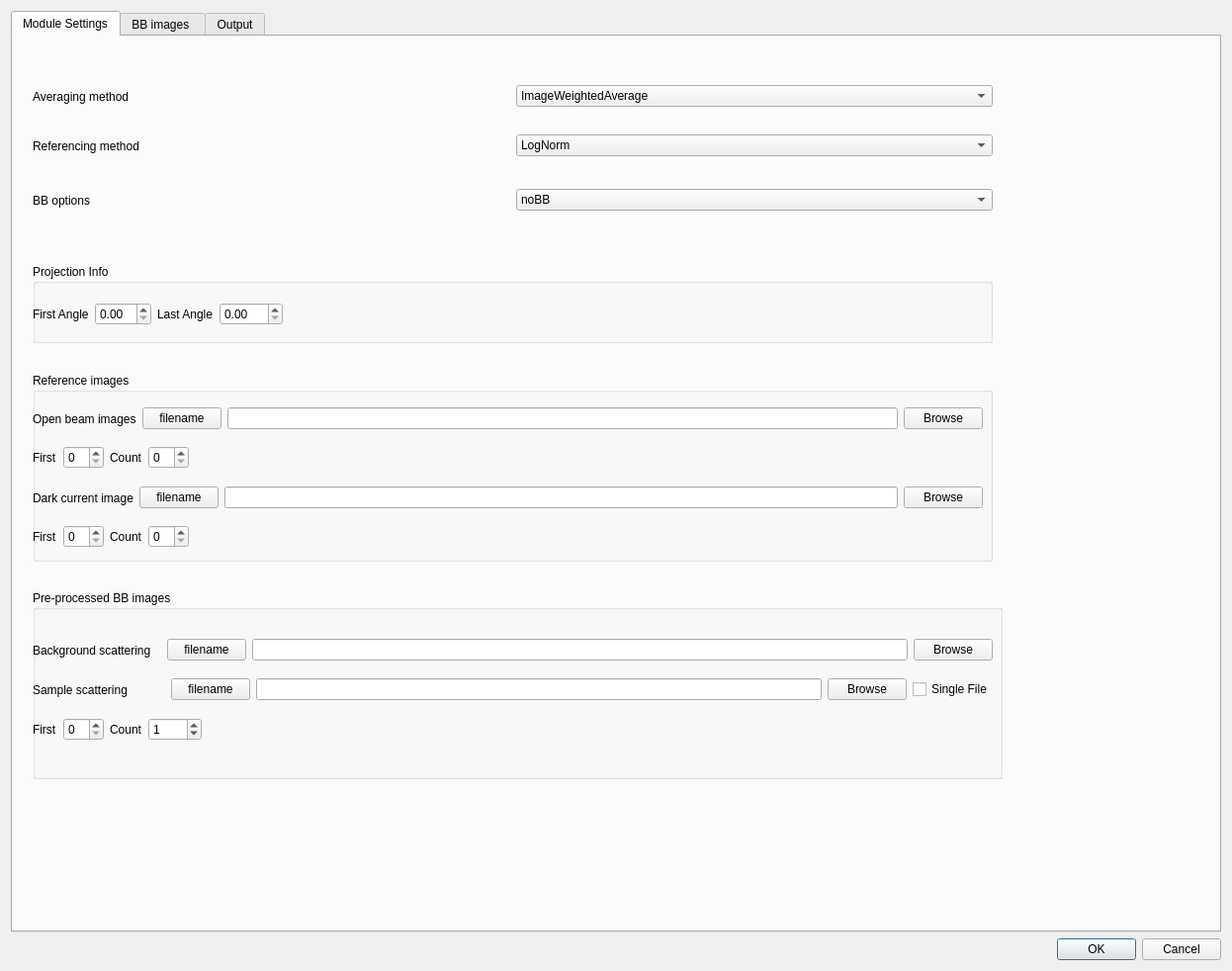
<?xml version="1.0" encoding="UTF-8"?>
<ui version="4.0">
 <class>BBLogNormDlg</class>
 <widget class="QDialog" name="BBLogNormDlg">
  <property name="geometry">
   <rect>
    <x>0</x>
    <y>0</y>
    <width>1246</width>
    <height>982</height>
   </rect>
  </property>
  <property name="sizePolicy">
   <sizepolicy hsizetype="Preferred" vsizetype="Fixed">
    <horstretch>0</horstretch>
    <verstretch>0</verstretch>
   </sizepolicy>
  </property>
  <property name="windowTitle">
   <string>Configure BB log norm</string>
  </property>
  <layout class="QVBoxLayout" name="verticalLayout_2">
   <item>
    <widget class="QTabWidget" name="tabWidget">
     <property name="currentIndex">
      <number>0</number>
     </property>
     <widget class="QWidget" name="tab">
      <attribute name="title">
       <string>Module Settings</string>
      </attribute>
      <widget class="QWidget" name="horizontalLayoutWidget_5">
       <property name="geometry">
        <rect>
         <x>20</x>
         <y>40</y>
         <width>971</width>
         <height>41</height>
        </rect>
       </property>
       <layout class="QHBoxLayout" name="horizontalLayout_5">
        <item>
         <widget class="QLabel" name="label_17">
          <property name="text">
           <string>Averaging method</string>
          </property>
         </widget>
        </item>
        <item>
         <widget class="QComboBox" name="combo_averagingMethod">
          <property name="toolTip">
           <string>Selects image combination method</string>
          </property>
          <property name="currentText">
           <string>ImageWeightedAverage</string>
          </property>
          <property name="currentIndex">
           <number>0</number>
          </property>
          <item>
           <property name="text">
            <string>ImageWeightedAverage</string>
           </property>
          </item>
          <item>
           <property name="text">
            <string>ImageAverage</string>
           </property>
          </item>
          <item>
           <property name="text">
            <string>ImageMedian</string>
           </property>
          </item>
          <item>
           <property name="text">
            <string>ImageMax</string>
           </property>
          </item>
          <item>
           <property name="text">
            <string>ImageMin</string>
           </property>
          </item>
          <item>
           <property name="text">
            <string>ImageSum</string>
           </property>
          </item>
         </widget>
        </item>
       </layout>
      </widget>
      <widget class="QWidget" name="horizontalLayoutWidget_6">
       <property name="geometry">
        <rect>
         <x>20</x>
         <y>90</y>
         <width>971</width>
         <height>41</height>
        </rect>
       </property>
       <layout class="QHBoxLayout" name="horizontalLayout_6">
        <item>
         <widget class="QLabel" name="label_19">
          <property name="text">
           <string>Referencing method </string>
          </property>
         </widget>
        </item>
        <item>
         <widget class="QComboBox" name="combo_referencingmethod">
          <property name="toolTip">
           <string>Selects whether the referencing is computed including the -log operation or not</string>
          </property>
          <property name="editable">
           <bool>false</bool>
          </property>
          <property name="currentText">
           <string>LogNorm</string>
          </property>
          <item>
           <property name="text">
            <string>LogNorm</string>
           </property>
          </item>
          <item>
           <property name="text">
            <string>Norm</string>
           </property>
          </item>
         </widget>
        </item>
       </layout>
      </widget>
      <widget class="QWidget" name="horizontalLayoutWidget_7">
       <property name="geometry">
        <rect>
         <x>20</x>
         <y>140</y>
         <width>971</width>
         <height>51</height>
        </rect>
       </property>
       <layout class="QHBoxLayout" name="horizontalLayout_7">
        <item>
         <widget class="QLabel" name="label_20">
          <property name="text">
           <string>BB options</string>
          </property>
         </widget>
        </item>
        <item>
         <widget class="QComboBox" name="combo_BBoptions">
          <property name="toolTip">
           <string>Selects the BB options, to be chosen according to the acquired BB images</string>
          </property>
          <property name="editable">
           <bool>false</bool>
          </property>
          <property name="currentText">
           <string>noBB</string>
          </property>
          <item>
           <property name="text">
            <string>noBB</string>
           </property>
          </item>
          <item>
           <property name="text">
            <string>Interpolate</string>
           </property>
          </item>
          <item>
           <property name="text">
            <string>Average</string>
           </property>
          </item>
          <item>
           <property name="text">
            <string>OneToOne</string>
           </property>
          </item>
          <item>
           <property name="text">
            <string>ExternalBB</string>
           </property>
          </item>
         </widget>
        </item>
       </layout>
      </widget>
      <widget class="QGroupBox" name="group_externalBB">
       <property name="geometry">
        <rect>
         <x>20</x>
         <y>560</y>
         <width>981</width>
         <height>191</height>
        </rect>
       </property>
       <property name="title">
        <string>Pre-processed BB images </string>
       </property>
       <widget class="QWidget" name="horizontalLayoutWidget_4">
        <property name="geometry">
         <rect>
          <x>0</x>
          <y>80</y>
          <width>971</width>
          <height>41</height>
         </rect>
        </property>
        <layout class="QHBoxLayout" name="horizontalLayout_12">
         <item>
          <widget class="QLabel" name="label_25">
           <property name="text">
            <string>Sample scattering</string>
           </property>
          </widget>
         </item>
         <item>
          <spacer name="horizontalSpacer_11">
           <property name="orientation">
            <enum>Qt::Horizontal</enum>
           </property>
           <property name="sizeType">
            <enum>QSizePolicy::Minimum</enum>
           </property>
           <property name="sizeHint" stdset="0">
            <size>
             <width>38</width>
             <height>20</height>
            </size>
           </property>
          </spacer>
         </item>
         <item>
          <widget class="QPushButton" name="pushButton_ext_sample_back">
           <property name="text">
            <string>filename</string>
           </property>
          </widget>
         </item>
         <item>
          <widget class="QLineEdit" name="edit_BB_external"/>
         </item>
         <item>
          <widget class="QPushButton" name="button_BBexternal_path">
           <property name="toolTip">
            <string>&lt;html&gt;&lt;head/&gt;&lt;body&gt;&lt;p&gt;Browse to select the externally computed sample scattering images. They should be as many as the projection images. &lt;/p&gt;&lt;/body&gt;&lt;/html&gt;</string>
           </property>
           <property name="text">
            <string>Browse</string>
           </property>
          </widget>
         </item>
         <item>
          <widget class="QCheckBox" name="check_singleext">
           <property name="text">
            <string>Single File</string>
           </property>
          </widget>
         </item>
        </layout>
       </widget>
       <widget class="QWidget" name="horizontalLayoutWidget_9">
        <property name="geometry">
         <rect>
          <x>0</x>
          <y>120</y>
          <width>971</width>
          <height>41</height>
         </rect>
        </property>
        <layout class="QHBoxLayout" name="horizontalLayout_13">
         <item>
          <widget class="QLabel" name="label_26">
           <property name="text">
            <string>First</string>
           </property>
          </widget>
         </item>
         <item>
          <widget class="QSpinBox" name="spin_first_extBB">
           <property name="toolTip">
            <string>&lt;html&gt;&lt;head/&gt;&lt;body&gt;&lt;p&gt;First index of the sample scattering image files. &lt;/p&gt;&lt;/body&gt;&lt;/html&gt;</string>
           </property>
          </widget>
         </item>
         <item>
          <widget class="QLabel" name="label_27">
           <property name="text">
            <string>Count</string>
           </property>
          </widget>
         </item>
         <item>
          <widget class="QSpinBox" name="spin_count_ext_BB">
           <property name="toolTip">
            <string>&lt;html&gt;&lt;head/&gt;&lt;body&gt;&lt;p&gt;Number of images&lt;/p&gt;&lt;/body&gt;&lt;/html&gt;</string>
           </property>
           <property name="maximum">
            <number>9999</number>
           </property>
           <property name="value">
            <number>1</number>
           </property>
          </widget>
         </item>
         <item>
          <spacer name="horizontalSpacer_10">
           <property name="orientation">
            <enum>Qt::Horizontal</enum>
           </property>
           <property name="sizeHint" stdset="0">
            <size>
             <width>40</width>
             <height>20</height>
            </size>
           </property>
          </spacer>
         </item>
        </layout>
       </widget>
       <widget class="QWidget" name="horizontalLayoutWidget_11">
        <property name="geometry">
         <rect>
          <x>0</x>
          <y>40</y>
          <width>971</width>
          <height>41</height>
         </rect>
        </property>
        <layout class="QHBoxLayout" name="horizontalLayout_14">
         <item>
          <widget class="QLabel" name="label_28">
           <property name="text">
            <string>Background scattering</string>
           </property>
          </widget>
         </item>
         <item>
          <spacer name="horizontalSpacer_9">
           <property name="orientation">
            <enum>Qt::Horizontal</enum>
           </property>
           <property name="sizeType">
            <enum>QSizePolicy::Fixed</enum>
           </property>
           <property name="sizeHint" stdset="0">
            <size>
             <width>10</width>
             <height>20</height>
            </size>
           </property>
          </spacer>
         </item>
         <item>
          <widget class="QPushButton" name="pushButton_ext_back">
           <property name="text">
            <string>filename</string>
           </property>
          </widget>
         </item>
         <item>
          <widget class="QLineEdit" name="edit_OBBB_ext"/>
         </item>
         <item>
          <widget class="QPushButton" name="button_OB_BB_ext">
           <property name="toolTip">
            <string>&lt;html&gt;&lt;head/&gt;&lt;body&gt;&lt;p&gt;Browse to select the externally computed background scattering image. A single file is expected. &lt;/p&gt;&lt;/body&gt;&lt;/html&gt;</string>
           </property>
           <property name="text">
            <string>Browse</string>
           </property>
          </widget>
         </item>
        </layout>
       </widget>
      </widget>
      <widget class="QGroupBox" name="groupBox_7">
       <property name="geometry">
        <rect>
         <x>20</x>
         <y>340</y>
         <width>971</width>
         <height>191</height>
        </rect>
       </property>
       <property name="title">
        <string>Reference images</string>
       </property>
       <widget class="QWidget" name="horizontalLayoutWidget">
        <property name="geometry">
         <rect>
          <x>0</x>
          <y>30</y>
          <width>961</width>
          <height>33</height>
         </rect>
        </property>
        <layout class="QHBoxLayout" name="horizontalLayout_21">
         <item>
          <widget class="QLabel" name="label_8">
           <property name="text">
            <string>Open beam images</string>
           </property>
          </widget>
         </item>
         <item>
          <widget class="QPushButton" name="pushButton_OB">
           <property name="text">
            <string>filename</string>
           </property>
          </widget>
         </item>
         <item>
          <widget class="QLineEdit" name="edit_OBfilename"/>
         </item>
         <item>
          <widget class="QPushButton" name="pushButton_browseOB">
           <property name="text">
            <string>Browse</string>
           </property>
          </widget>
         </item>
        </layout>
       </widget>
       <widget class="QWidget" name="horizontalLayoutWidget_2">
        <property name="geometry">
         <rect>
          <x>0</x>
          <y>70</y>
          <width>961</width>
          <height>32</height>
         </rect>
        </property>
        <layout class="QHBoxLayout" name="horizontalLayout_22">
         <item>
          <widget class="QLabel" name="label_32">
           <property name="text">
            <string>First</string>
           </property>
          </widget>
         </item>
         <item>
          <widget class="QSpinBox" name="spinBox_firstOB"/>
         </item>
         <item>
          <widget class="QLabel" name="label_33">
           <property name="text">
            <string>Count</string>
           </property>
          </widget>
         </item>
         <item>
          <widget class="QSpinBox" name="spinBox_OBCounts"/>
         </item>
         <item>
          <spacer name="horizontalSpacer">
           <property name="orientation">
            <enum>Qt::Horizontal</enum>
           </property>
           <property name="sizeHint" stdset="0">
            <size>
             <width>40</width>
             <height>20</height>
            </size>
           </property>
          </spacer>
         </item>
        </layout>
       </widget>
       <widget class="QWidget" name="horizontalLayoutWidget_3">
        <property name="geometry">
         <rect>
          <x>0</x>
          <y>110</y>
          <width>961</width>
          <height>33</height>
         </rect>
        </property>
        <layout class="QHBoxLayout" name="horizontalLayout_23">
         <item>
          <widget class="QLabel" name="label_34">
           <property name="text">
            <string>Dark current image</string>
           </property>
          </widget>
         </item>
         <item>
          <widget class="QPushButton" name="pushButton_DC">
           <property name="text">
            <string>filename</string>
           </property>
          </widget>
         </item>
         <item>
          <widget class="QLineEdit" name="edit_DCfilename"/>
         </item>
         <item>
          <widget class="QPushButton" name="pushButton_browseDC">
           <property name="text">
            <string>Browse</string>
           </property>
          </widget>
         </item>
        </layout>
       </widget>
       <widget class="QWidget" name="horizontalLayoutWidget_8">
        <property name="geometry">
         <rect>
          <x>0</x>
          <y>150</y>
          <width>961</width>
          <height>32</height>
         </rect>
        </property>
        <layout class="QHBoxLayout" name="horizontalLayout_24">
         <item>
          <widget class="QLabel" name="label_35">
           <property name="text">
            <string>First</string>
           </property>
          </widget>
         </item>
         <item>
          <widget class="QSpinBox" name="spinBox_firstDC"/>
         </item>
         <item>
          <widget class="QLabel" name="label_36">
           <property name="text">
            <string>Count</string>
           </property>
          </widget>
         </item>
         <item>
          <widget class="QSpinBox" name="spinBox_CountDC"/>
         </item>
         <item>
          <spacer name="horizontalSpacer_2">
           <property name="orientation">
            <enum>Qt::Horizontal</enum>
           </property>
           <property name="sizeHint" stdset="0">
            <size>
             <width>40</width>
             <height>20</height>
            </size>
           </property>
          </spacer>
         </item>
        </layout>
       </widget>
      </widget>
      <widget class="QGroupBox" name="groupBox_8">
       <property name="geometry">
        <rect>
         <x>20</x>
         <y>230</y>
         <width>971</width>
         <height>80</height>
        </rect>
       </property>
       <property name="title">
        <string>Projection Info</string>
       </property>
       <widget class="QWidget" name="horizontalLayoutWidget_10">
        <property name="geometry">
         <rect>
          <x>0</x>
          <y>30</y>
          <width>961</width>
          <height>41</height>
         </rect>
        </property>
        <layout class="QHBoxLayout" name="horizontalLayout_26">
         <item>
          <widget class="QLabel" name="label_37">
           <property name="text">
            <string>First Angle</string>
           </property>
          </widget>
         </item>
         <item>
          <widget class="QDoubleSpinBox" name="doubleSpinBox_firstangle"/>
         </item>
         <item>
          <widget class="QLabel" name="label_38">
           <property name="text">
            <string>Last Angle</string>
           </property>
          </widget>
         </item>
         <item>
          <widget class="QDoubleSpinBox" name="doubleSpinBox_lastangle">
           <property name="maximum">
            <double>999.990000000000009</double>
           </property>
          </widget>
         </item>
         <item>
          <spacer name="horizontalSpacer_3">
           <property name="orientation">
            <enum>Qt::Horizontal</enum>
           </property>
           <property name="sizeHint" stdset="0">
            <size>
             <width>40</width>
             <height>20</height>
            </size>
           </property>
          </spacer>
         </item>
        </layout>
       </widget>
      </widget>
     </widget>
     <widget class="QWidget" name="tab_2">
      <attribute name="title">
       <string>BB images </string>
      </attribute>
      <layout class="QVBoxLayout" name="verticalLayout_3">
       <item>
        <widget class="QGroupBox" name="groupBox">
         <property name="title">
          <string>Open beam images with BB</string>
         </property>
         <layout class="QVBoxLayout" name="verticalLayout_5">
          <item>
           <layout class="QHBoxLayout" name="horizontalLayout_25">
            <item>
             <layout class="QVBoxLayout" name="verticalLayout_8">
              <item>
               <layout class="QHBoxLayout" name="horizontalLayout_17">
                <item>
                 <widget class="QPushButton" name="pushButton_filenameOBBB">
                  <property name="toolTip">
                   <string>&lt;html&gt;&lt;head/&gt;&lt;body&gt;&lt;p&gt;click to copy the filename&lt;/p&gt;&lt;/body&gt;&lt;/html&gt;</string>
                  </property>
                  <property name="text">
                   <string>filename</string>
                  </property>
                 </widget>
                </item>
                <item>
                 <widget class="QLineEdit" name="edit_OB_BB_mask"/>
                </item>
                <item>
                 <widget class="QPushButton" name="button_OBBBpath">
                  <property name="acceptDrops">
                   <bool>false</bool>
                  </property>
                  <property name="toolTip">
                   <string>Browse to select the open beam with black body images </string>
                  </property>
                  <property name="text">
                   <string>Browse</string>
                  </property>
                 </widget>
                </item>
               </layout>
              </item>
              <item>
               <layout class="QHBoxLayout" name="horizontalLayout">
                <item>
                 <widget class="QLabel" name="label">
                  <property name="minimumSize">
                   <size>
                    <width>0</width>
                    <height>0</height>
                   </size>
                  </property>
                  <property name="maximumSize">
                   <size>
                    <width>50</width>
                    <height>100</height>
                   </size>
                  </property>
                  <property name="text">
                   <string>First</string>
                  </property>
                 </widget>
                </item>
                <item>
                 <widget class="QSpinBox" name="spinFirstOBBB">
                  <property name="minimumSize">
                   <size>
                    <width>0</width>
                    <height>0</height>
                   </size>
                  </property>
                  <property name="toolTip">
                   <string>&lt;html&gt;&lt;head/&gt;&lt;body&gt;&lt;p&gt;First index of the open beam images with BB&lt;/p&gt;&lt;/body&gt;&lt;/html&gt;</string>
                  </property>
                  <property name="maximum">
                   <number>9999</number>
                  </property>
                 </widget>
                </item>
                <item>
                 <widget class="QLabel" name="label_2">
                  <property name="text">
                   <string>Count</string>
                  </property>
                 </widget>
                </item>
                <item>
                 <widget class="QSpinBox" name="spinCountsOBBB">
                  <property name="toolTip">
                   <string>&lt;html&gt;&lt;head/&gt;&lt;body&gt;&lt;p&gt;Number of open beam images with BB&lt;/p&gt;&lt;/body&gt;&lt;/html&gt;</string>
                  </property>
                  <property name="maximum">
                   <number>9999</number>
                  </property>
                 </widget>
                </item>
                <item>
                 <widget class="QPushButton" name="buttonPreviewOBBB">
                  <property name="toolTip">
                   <string>&lt;html&gt;&lt;head/&gt;&lt;body&gt;&lt;p&gt;click to Preview&lt;/p&gt;&lt;/body&gt;&lt;/html&gt;</string>
                  </property>
                  <property name="text">
                   <string>Preview</string>
                  </property>
                 </widget>
                </item>
                <item>
                 <spacer name="horizontalSpacer_12">
                  <property name="orientation">
                   <enum>Qt::Horizontal</enum>
                  </property>
                  <property name="sizeHint" stdset="0">
                   <size>
                    <width>40</width>
                    <height>20</height>
                   </size>
                  </property>
                 </spacer>
                </item>
               </layout>
              </item>
             </layout>
            </item>
            <item>
             <widget class="QtAddons::uxROIWidget" name="roiwidget_BB" native="true">
              <property name="minimumSize">
               <size>
                <width>220</width>
                <height>150</height>
               </size>
              </property>
             </widget>
            </item>
           </layout>
          </item>
         </layout>
        </widget>
       </item>
       <item>
        <widget class="QGroupBox" name="groupBox_2">
         <property name="title">
          <string>Sample images with BB</string>
         </property>
         <layout class="QVBoxLayout" name="verticalLayout_4">
          <item>
           <layout class="QHBoxLayout" name="horizontalLayout_4">
            <item>
             <layout class="QVBoxLayout" name="verticalLayout_7">
              <item>
               <layout class="QHBoxLayout" name="horizontalLayout_16">
                <item>
                 <widget class="QPushButton" name="pushButton_filenameBB">
                  <property name="toolTip">
                   <string>&lt;html&gt;&lt;head/&gt;&lt;body&gt;&lt;p&gt;click to copy the filename&lt;/p&gt;&lt;/body&gt;&lt;/html&gt;</string>
                  </property>
                  <property name="text">
                   <string>filename</string>
                  </property>
                 </widget>
                </item>
                <item>
                 <widget class="QLineEdit" name="edit_sample_BB_mask"/>
                </item>
                <item>
                 <widget class="QPushButton" name="button_sampleBBpath">
                  <property name="acceptDrops">
                   <bool>false</bool>
                  </property>
                  <property name="toolTip">
                   <string>&lt;html&gt;&lt;head/&gt;&lt;body&gt;&lt;p&gt;Browse to select the sample images with BB&lt;/p&gt;&lt;/body&gt;&lt;/html&gt;</string>
                  </property>
                  <property name="text">
                   <string>Browse</string>
                  </property>
                 </widget>
                </item>
               </layout>
              </item>
              <item>
               <layout class="QHBoxLayout" name="horizontalLayout_3">
                <item>
                 <widget class="QLabel" name="label_9">
                  <property name="minimumSize">
                   <size>
                    <width>0</width>
                    <height>0</height>
                   </size>
                  </property>
                  <property name="maximumSize">
                   <size>
                    <width>50</width>
                    <height>100</height>
                   </size>
                  </property>
                  <property name="text">
                   <string>First</string>
                  </property>
                 </widget>
                </item>
                <item>
                 <widget class="QSpinBox" name="spinFirstsampleBB">
                  <property name="minimumSize">
                   <size>
                    <width>0</width>
                    <height>0</height>
                   </size>
                  </property>
                  <property name="acceptDrops">
                   <bool>false</bool>
                  </property>
                  <property name="toolTip">
                   <string>&lt;html&gt;&lt;head/&gt;&lt;body&gt;&lt;p&gt;first index of the sample images with BB&lt;/p&gt;&lt;p&gt;&lt;br/&gt;&lt;/p&gt;&lt;/body&gt;&lt;/html&gt;</string>
                  </property>
                  <property name="maximum">
                   <number>9999</number>
                  </property>
                 </widget>
                </item>
                <item>
                 <widget class="QLabel" name="label_10">
                  <property name="text">
                   <string>Count</string>
                  </property>
                 </widget>
                </item>
                <item>
                 <widget class="QSpinBox" name="spinCountsampleBB">
                  <property name="toolTip">
                   <string>&lt;html&gt;&lt;head/&gt;&lt;body&gt;&lt;p&gt;Number of sample images with BB&lt;/p&gt;&lt;/body&gt;&lt;/html&gt;</string>
                  </property>
                  <property name="maximum">
                   <number>9999</number>
                  </property>
                 </widget>
                </item>
                <item>
                 <widget class="QPushButton" name="buttonPreviewsampleBB">
                  <property name="toolTip">
                   <string>&lt;html&gt;&lt;head/&gt;&lt;body&gt;&lt;p&gt;Click to Preview&lt;/p&gt;&lt;/body&gt;&lt;/html&gt;</string>
                  </property>
                  <property name="text">
                   <string>Preview</string>
                  </property>
                 </widget>
                </item>
                <item>
                 <spacer name="horizontalSpacer_15">
                  <property name="orientation">
                   <enum>Qt::Horizontal</enum>
                  </property>
                  <property name="sizeHint" stdset="0">
                   <size>
                    <width>40</width>
                    <height>20</height>
                   </size>
                  </property>
                 </spacer>
                </item>
               </layout>
              </item>
              <item>
               <layout class="QHBoxLayout" name="horizontalLayout_10">
                <item>
                 <widget class="QLabel" name="label_21">
                  <property name="text">
                   <string>first Scan Angle</string>
                  </property>
                 </widget>
                </item>
                <item>
                 <widget class="QDoubleSpinBox" name="spinFirstAngle">
                  <property name="toolTip">
                   <string>&lt;html&gt;&lt;head/&gt;&lt;body&gt;&lt;p&gt;projection angle corresponding to the first sample image with BB&lt;/p&gt;&lt;/body&gt;&lt;/html&gt;</string>
                  </property>
                  <property name="maximum">
                   <double>9999.989999999999782</double>
                  </property>
                 </widget>
                </item>
                <item>
                 <widget class="QLabel" name="label_22">
                  <property name="text">
                   <string>last Scan Angle</string>
                  </property>
                 </widget>
                </item>
                <item>
                 <widget class="QDoubleSpinBox" name="spinLastAngle">
                  <property name="cursor">
                   <cursorShape>CrossCursor</cursorShape>
                  </property>
                  <property name="toolTip">
                   <string>&lt;html&gt;&lt;head/&gt;&lt;body&gt;&lt;p&gt;projection angle corresponding to the last sample image with BB&lt;/p&gt;&lt;/body&gt;&lt;/html&gt;</string>
                  </property>
                  <property name="maximum">
                   <double>9999.989999999999782</double>
                  </property>
                 </widget>
                </item>
                <item>
                 <spacer name="horizontalSpacer_7">
                  <property name="orientation">
                   <enum>Qt::Horizontal</enum>
                  </property>
                  <property name="sizeHint" stdset="0">
                   <size>
                    <width>40</width>
                    <height>20</height>
                   </size>
                  </property>
                 </spacer>
                </item>
               </layout>
              </item>
             </layout>
            </item>
            <item>
             <widget class="QtAddons::uxROIWidget" name="roiwidget_doseROI" native="true">
              <property name="minimumSize">
               <size>
                <width>220</width>
                <height>150</height>
               </size>
              </property>
             </widget>
            </item>
           </layout>
          </item>
         </layout>
        </widget>
       </item>
       <item>
        <layout class="QHBoxLayout" name="horizontalLayout_15">
         <item>
          <widget class="QGroupBox" name="groupBox_4">
           <property name="sizePolicy">
            <sizepolicy hsizetype="MinimumExpanding" vsizetype="Preferred">
             <horstretch>0</horstretch>
             <verstretch>0</verstretch>
            </sizepolicy>
           </property>
           <property name="title">
            <string>Open beam with BBs</string>
           </property>
           <layout class="QHBoxLayout" name="horizontalLayout_2">
            <item>
             <widget class="QtAddons::ImageViewerWidget" name="ob_bb_Viewer" native="true">
              <property name="minimumSize">
               <size>
                <width>256</width>
                <height>256</height>
               </size>
              </property>
             </widget>
            </item>
           </layout>
          </widget>
         </item>
         <item>
          <widget class="QGroupBox" name="groupBox_5">
           <property name="sizePolicy">
            <sizepolicy hsizetype="MinimumExpanding" vsizetype="Preferred">
             <horstretch>0</horstretch>
             <verstretch>0</verstretch>
            </sizepolicy>
           </property>
           <property name="title">
            <string>Sample image with BBs</string>
           </property>
           <layout class="QHBoxLayout" name="horizontalLayout_19">
            <item>
             <widget class="QtAddons::ImageViewerWidget" name="sample_bb_Viewer" native="true">
              <property name="minimumSize">
               <size>
                <width>256</width>
                <height>256</height>
               </size>
              </property>
             </widget>
            </item>
           </layout>
          </widget>
         </item>
         <item>
          <widget class="QGroupBox" name="groupBox_6">
           <property name="title">
            <string>BB mask</string>
           </property>
           <layout class="QHBoxLayout" name="horizontalLayout_20">
            <item>
             <widget class="QtAddons::ImageViewerWidget" name="mask_Viewer" native="true">
              <property name="sizePolicy">
               <sizepolicy hsizetype="MinimumExpanding" vsizetype="Preferred">
                <horstretch>0</horstretch>
                <verstretch>0</verstretch>
               </sizepolicy>
              </property>
              <property name="minimumSize">
               <size>
                <width>256</width>
                <height>256</height>
               </size>
              </property>
             </widget>
            </item>
           </layout>
          </widget>
         </item>
        </layout>
       </item>
       <item>
        <widget class="QGroupBox" name="groupBox_3">
         <property name="sizePolicy">
          <sizepolicy hsizetype="Minimum" vsizetype="Minimum">
           <horstretch>0</horstretch>
           <verstretch>0</verstretch>
          </sizepolicy>
         </property>
         <property name="title">
          <string>Parameters</string>
         </property>
         <layout class="QVBoxLayout" name="verticalLayout">
          <item>
           <layout class="QHBoxLayout" name="horizontalLayout_9">
            <item>
             <widget class="QComboBox" name="comboBox_maskmethod">
              <property name="minimumSize">
               <size>
                <width>200</width>
                <height>0</height>
               </size>
              </property>
              <item>
               <property name="text">
                <string>Otsu mask segmentation</string>
               </property>
              </item>
              <item>
               <property name="text">
                <string>Manual threshold</string>
               </property>
              </item>
              <item>
               <property name="text">
                <string>Used defined mask</string>
               </property>
              </item>
              <item>
               <property name="text">
                <string>Reference free mask segmentation</string>
               </property>
              </item>
             </widget>
            </item>
            <item>
             <widget class="QLabel" name="label_16">
              <property name="text">
               <string>radius</string>
              </property>
             </widget>
            </item>
            <item>
             <widget class="QSpinBox" name="spinRadius">
              <property name="toolTip">
               <string>&lt;html&gt;&lt;head/&gt;&lt;body&gt;&lt;p&gt;select the dimensions of the BBs in the mask&lt;/p&gt;&lt;/body&gt;&lt;/html&gt;</string>
              </property>
             </widget>
            </item>
            <item>
             <widget class="QLabel" name="label_18">
              <property name="text">
               <string>min area</string>
              </property>
             </widget>
            </item>
            <item>
             <widget class="QSpinBox" name="spin_minarea">
              <property name="toolTip">
               <string>&lt;html&gt;&lt;head/&gt;&lt;body&gt;&lt;p&gt;Min area for a segmented object to be considered a BB. Objects with smaller areas are considered noise and removed from segmentation.&lt;/p&gt;&lt;/body&gt;&lt;/html&gt;</string>
              </property>
              <property name="maximum">
               <number>999</number>
              </property>
             </widget>
            </item>
            <item>
             <widget class="QLabel" name="label_maskfile">
              <property name="text">
               <string>Mask file</string>
              </property>
             </widget>
            </item>
            <item>
             <widget class="QLineEdit" name="lineEdit_maskfile"/>
            </item>
            <item>
             <widget class="QPushButton" name="pushButton_browsemask">
              <property name="text">
               <string>Browse</string>
              </property>
             </widget>
            </item>
            <item>
             <widget class="QLabel" name="label_maskthreshold">
              <property name="text">
               <string>Threshold</string>
              </property>
             </widget>
            </item>
            <item>
             <widget class="QDoubleSpinBox" name="spinThresh">
              <property name="toolTip">
               <string>&lt;html&gt;&lt;head/&gt;&lt;body&gt;&lt;p&gt;Manual thresholding, normalized value between 0 and 1&lt;/p&gt;&lt;/body&gt;&lt;/html&gt;</string>
              </property>
              <property name="maximum">
               <double>1.000000000000000</double>
              </property>
              <property name="singleStep">
               <double>0.010000000000000</double>
              </property>
             </widget>
            </item>
            <item>
             <widget class="QPushButton" name="errorButton">
              <property name="toolTip">
               <string>&lt;html&gt;&lt;head/&gt;&lt;body&gt;&lt;p&gt;Compute the interpolation error in the case of the polynomial interpolation&lt;/p&gt;&lt;/body&gt;&lt;/html&gt;</string>
              </property>
              <property name="text">
               <string>Evaluate</string>
              </property>
             </widget>
            </item>
            <item>
             <widget class="QLabel" name="label_31">
              <property name="text">
               <string>Error</string>
              </property>
             </widget>
            </item>
            <item>
             <widget class="QLabel" name="label_error">
              <property name="text">
               <string>not available</string>
              </property>
             </widget>
            </item>
            <item>
             <spacer name="horizontalSpacer_16">
              <property name="orientation">
               <enum>Qt::Horizontal</enum>
              </property>
              <property name="sizeHint" stdset="0">
               <size>
                <width>40</width>
                <height>20</height>
               </size>
              </property>
             </spacer>
            </item>
           </layout>
          </item>
          <item>
           <layout class="QHBoxLayout" name="horizontalLayout_11">
            <item>
             <widget class="QLabel" name="label_29">
              <property name="text">
               <string>Interpolation method: </string>
              </property>
             </widget>
            </item>
            <item>
             <widget class="QComboBox" name="combo_InterpolationMethod">
              <property name="toolTip">
               <string>&lt;html&gt;&lt;head/&gt;&lt;body&gt;&lt;p&gt;Selects the interpolation method. &lt;/p&gt;&lt;/body&gt;&lt;/html&gt;</string>
              </property>
              <item>
               <property name="text">
                <string>Polynomial</string>
               </property>
              </item>
              <item>
               <property name="text">
                <string>ThinPlateSplines</string>
               </property>
              </item>
             </widget>
            </item>
            <item>
             <widget class="QLabel" name="label_23">
              <property name="text">
               <string>Interpolation X:</string>
              </property>
             </widget>
            </item>
            <item>
             <widget class="QComboBox" name="combo_IntMeth_X">
              <property name="toolTip">
               <string>&lt;html&gt;&lt;head/&gt;&lt;body&gt;&lt;p&gt;Selects the order of the polynomial interpolation along X&lt;/p&gt;&lt;/body&gt;&lt;/html&gt;</string>
              </property>
              <item>
               <property name="text">
                <string>SecondOrder</string>
               </property>
              </item>
              <item>
               <property name="text">
                <string>FirstOrder</string>
               </property>
              </item>
              <item>
               <property name="text">
                <string>ZeroOrder</string>
               </property>
              </item>
             </widget>
            </item>
            <item>
             <widget class="QLabel" name="label_24">
              <property name="text">
               <string>Interpolation Y:</string>
              </property>
             </widget>
            </item>
            <item>
             <widget class="QComboBox" name="combo_IntMeth_Y">
              <property name="toolTip">
               <string>&lt;html&gt;&lt;head/&gt;&lt;body&gt;&lt;p&gt;Select the order of the polynomial interpolation along Y&lt;/p&gt;&lt;/body&gt;&lt;/html&gt;</string>
              </property>
              <item>
               <property name="text">
                <string>SecondOrder</string>
               </property>
              </item>
              <item>
               <property name="text">
                <string>FirstOrder</string>
               </property>
              </item>
              <item>
               <property name="text">
                <string>ZeroOrder</string>
               </property>
              </item>
             </widget>
            </item>
            <item>
             <spacer name="horizontalSpacer_17">
              <property name="orientation">
               <enum>Qt::Horizontal</enum>
              </property>
              <property name="sizeHint" stdset="0">
               <size>
                <width>40</width>
                <height>20</height>
               </size>
              </property>
             </spacer>
            </item>
           </layout>
          </item>
         </layout>
        </widget>
       </item>
      </layout>
     </widget>
     <widget class="QWidget" name="tab_3">
      <attribute name="title">
       <string>Output</string>
      </attribute>
      <widget class="QGroupBox" name="groupBox_9">
       <property name="geometry">
        <rect>
         <x>10</x>
         <y>20</y>
         <width>1005</width>
         <height>198</height>
        </rect>
       </property>
       <property name="sizePolicy">
        <sizepolicy hsizetype="Minimum" vsizetype="Minimum">
         <horstretch>0</horstretch>
         <verstretch>0</verstretch>
        </sizepolicy>
       </property>
       <property name="title">
        <string>Output</string>
       </property>
       <layout class="QVBoxLayout" name="verticalLayout_6">
        <item>
         <layout class="QHBoxLayout" name="horizontalLayout_27">
          <item>
           <widget class="QCheckBox" name="checkBox_saveBG">
            <property name="text">
             <string>Save Backgrounds</string>
            </property>
           </widget>
          </item>
          <item>
           <spacer name="horizontalSpacer_4">
            <property name="orientation">
             <enum>Qt::Horizontal</enum>
            </property>
            <property name="sizeHint" stdset="0">
             <size>
              <width>40</width>
              <height>20</height>
             </size>
            </property>
           </spacer>
          </item>
         </layout>
        </item>
        <item>
         <widget class="QWidget" name="Qwidget_path" native="true">
          <property name="sizePolicy">
           <sizepolicy hsizetype="Minimum" vsizetype="Minimum">
            <horstretch>0</horstretch>
            <verstretch>0</verstretch>
           </sizepolicy>
          </property>
          <layout class="QHBoxLayout" name="horizontalLayout_28">
           <item>
            <widget class="QLabel" name="label_39">
             <property name="text">
              <string>Destination path</string>
             </property>
            </widget>
           </item>
           <item>
            <widget class="QLineEdit" name="lineEdit_pathBG">
             <property name="sizePolicy">
              <sizepolicy hsizetype="Expanding" vsizetype="Minimum">
               <horstretch>0</horstretch>
               <verstretch>0</verstretch>
              </sizepolicy>
             </property>
            </widget>
           </item>
           <item>
            <widget class="QPushButton" name="pushButton_browseDest">
             <property name="text">
              <string>Browse</string>
             </property>
            </widget>
           </item>
          </layout>
         </widget>
        </item>
        <item>
         <widget class="QWidget" name="Qwidget_names" native="true">
          <property name="sizePolicy">
           <sizepolicy hsizetype="Minimum" vsizetype="Minimum">
            <horstretch>0</horstretch>
            <verstretch>0</verstretch>
           </sizepolicy>
          </property>
          <layout class="QHBoxLayout" name="horizontalLayout_29">
           <item>
            <widget class="QLabel" name="label_40">
             <property name="text">
              <string>OB filename</string>
             </property>
            </widget>
           </item>
           <item>
            <widget class="QLineEdit" name="lineEdit_flatBG">
             <property name="sizePolicy">
              <sizepolicy hsizetype="Expanding" vsizetype="Minimum">
               <horstretch>0</horstretch>
               <verstretch>0</verstretch>
              </sizepolicy>
             </property>
            </widget>
           </item>
           <item>
            <widget class="QLabel" name="label_41">
             <property name="text">
              <string>Sample background mask</string>
             </property>
            </widget>
           </item>
           <item>
            <widget class="QLineEdit" name="lineEdit_sampleBG"/>
           </item>
          </layout>
         </widget>
        </item>
       </layout>
      </widget>
     </widget>
    </widget>
   </item>
   <item>
    <widget class="QDialogButtonBox" name="buttonBox">
     <property name="orientation">
      <enum>Qt::Horizontal</enum>
     </property>
     <property name="standardButtons">
      <set>QDialogButtonBox::Cancel|QDialogButtonBox::Ok</set>
     </property>
    </widget>
   </item>
  </layout>
 </widget>
 <customwidgets>
  <customwidget>
   <class>QtAddons::ImageViewerWidget</class>
   <extends>QWidget</extends>
   <header location="global">imageviewerwidget.h</header>
   <container>1</container>
   <slots>
    <signal>levelsChanged(float,float)</signal>
   </slots>
  </customwidget>
  <customwidget>
   <class>QtAddons::uxROIWidget</class>
   <extends>QWidget</extends>
   <header location="global">uxroiwidget.h</header>
   <container>1</container>
   <slots>
    <signal>valueChanged(int,int,int,int)</signal>
   </slots>
  </customwidget>
 </customwidgets>
 <resources/>
 <connections>
  <connection>
   <sender>buttonBox</sender>
   <signal>accepted()</signal>
   <receiver>BBLogNormDlg</receiver>
   <slot>accept()</slot>
   <hints>
    <hint type="sourcelabel">
     <x>248</x>
     <y>254</y>
    </hint>
    <hint type="destinationlabel">
     <x>157</x>
     <y>274</y>
    </hint>
   </hints>
  </connection>
  <connection>
   <sender>buttonBox</sender>
   <signal>rejected()</signal>
   <receiver>BBLogNormDlg</receiver>
   <slot>reject()</slot>
   <hints>
    <hint type="sourcelabel">
     <x>316</x>
     <y>260</y>
    </hint>
    <hint type="destinationlabel">
     <x>286</x>
     <y>274</y>
    </hint>
   </hints>
  </connection>
 </connections>
</ui>
